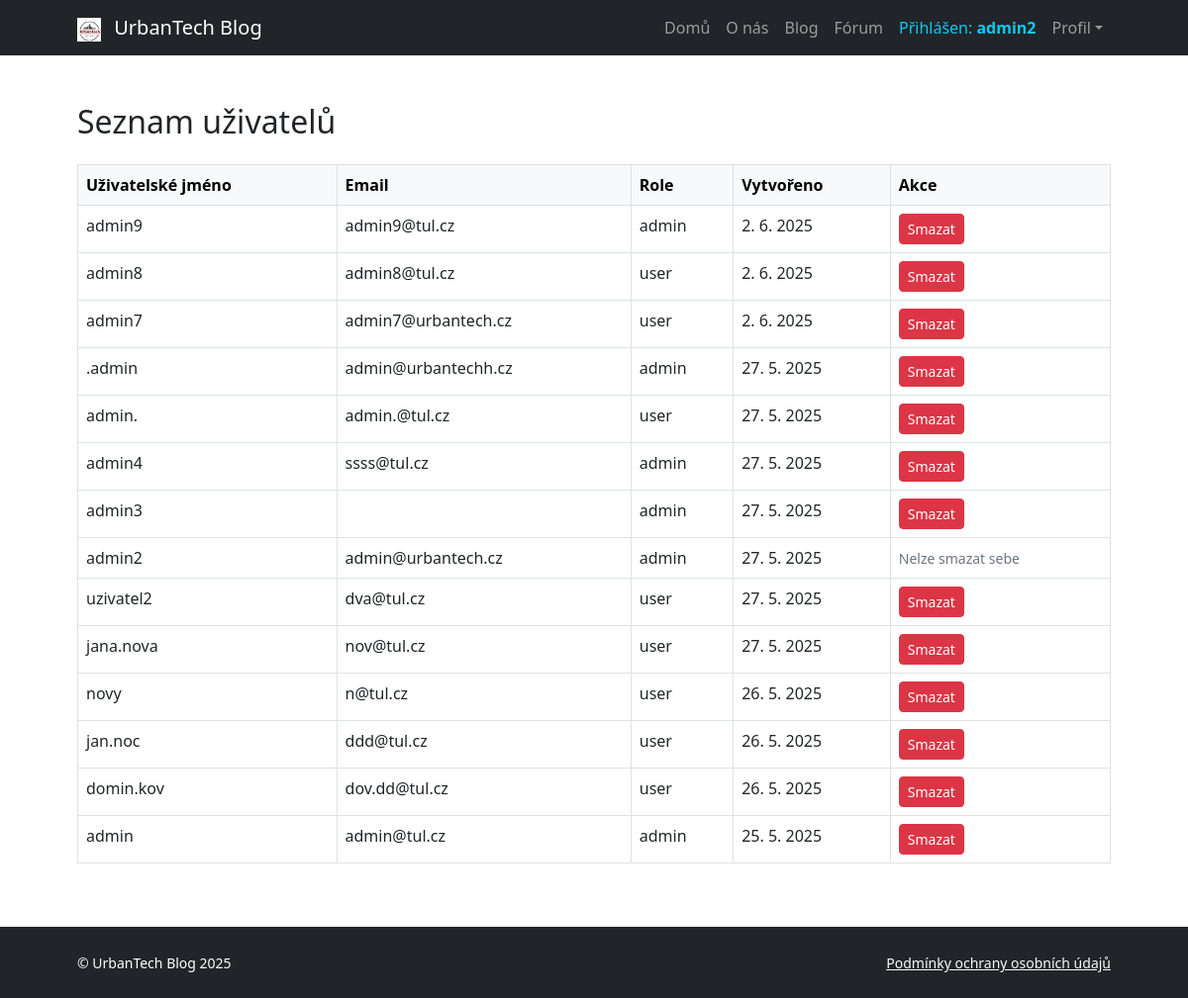
The page /Views/post/user_list.php (signed in) on the database as committed earlier.
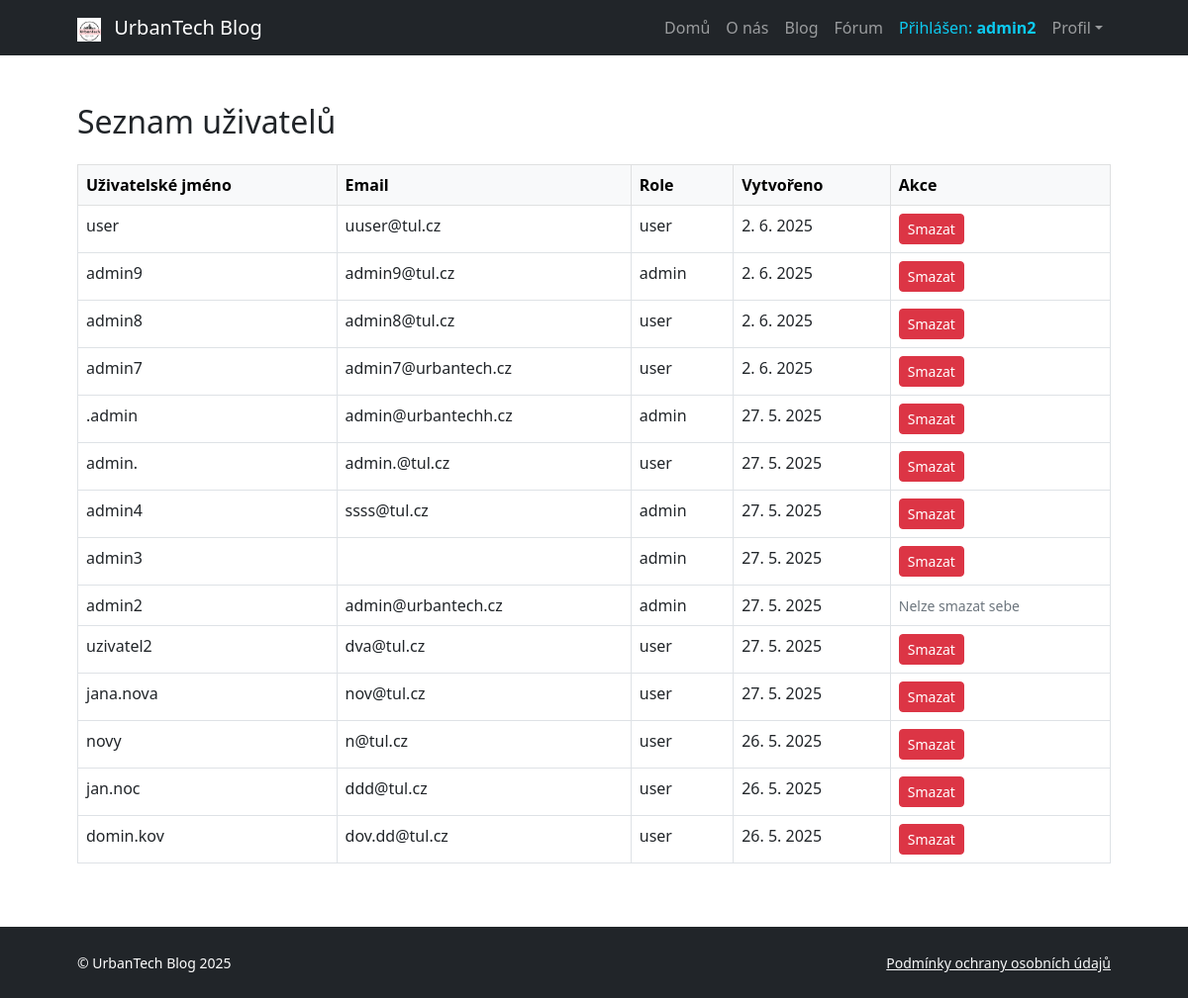
The same page on the database as committed later.
### tables this page shows
CREATE TABLE `blog_users` (
  `id` int(11) NOT NULL,
  `username` varchar(100) NOT NULL,
  `first_name` varchar(100) DEFAULT NULL,
  `last_name` varchar(100) DEFAULT NULL,
  `email` varchar(255) NOT NULL,
  `password` varchar(255) NOT NULL,
  `role` enum('user','admin') DEFAULT 'user',
  `created_at` timestamp NOT NULL DEFAULT current_timestamp()
);

### Views/post/user_list.php (the view, shortened to what this page needs)
<?php
try {
    $pdo = (new Database())->getConnection();
    $stmt = $pdo->query("SELECT id, username, email, role, created_at FROM blog_users ORDER BY created_at DESC");
    $users = $stmt->fetchAll(PDO::FETCH_ASSOC);
} catch (PDOException $e) {
    die("Chyba databáze: " . $e->getMessage());
}
?>
<!DOCTYPE html>
<html lang="cs">
<head>
    <link href="https://cdn.jsdelivr.net/npm/bootstrap@5.3.0/dist/css/bootstrap.min.css" rel="stylesheet">
    <link rel="stylesheet" href="../../css/styles.css">
</head>
<body class="d-flex flex-column">
<main class="flex-shrink-0">
<?php include '../pages/navbar.php'; ?>
    <section class="py-5">
        <div class="container px-5">
            <h2 class="mb-4">Seznam uživatelů</h2>
            <table class="table table-bordered table-hover">
                <thead class="table-light">
                    <tr>
                        <th>Uživatelské jméno</th>
                        <th>Email</th>
                        <th>Role</th>
                        <th>Vytvořeno</th>
                        <th>Akce</th>
                    </tr>
                </thead>
                <tbody>
                    <?php foreach ($users as $user): ?>
                        <tr>
                            <td><?= htmlspecialchars($user['username']) ?></td>
                            <td><?= htmlspecialchars($user['email']) ?></td>
                            <td><?= htmlspecialchars($user['role']) ?></td>
                            <td><?= date('j. n. Y', strtotime($user['created_at'])) ?></td>
                            <td>
                                <?php if ($_SESSION['user_id'] != $user['id']): ?>
                                    <form method="post" action="../../Controllers/delete_user.php" onsubmit="return confirm('Opravdu chcete smazat tohoto uživatele?');">
                                        <button type="submit" class="btn btn-sm btn-danger">Smazat</button>
                                    </form>
                                <?php else: ?>
                                    <span class="text-muted small">Nelze smazat sebe</span>
                                <?php endif; ?>
                            </td>
                        </tr>
                    <?php endforeach; ?>
                </tbody>
            </table>
        </div>
    </section>
</main>
<?php include '../pages/footer.php'; ?>
</body>
</html>

Rows that differ between the two databases and show on the page:
removed blog_users: username "admin", email "admin@tul.cz", role "admin", created_at "25. 5. 2025"
added blog_users: username "user", email "uuser@tul.cz", role "user", created_at "2. 6. 2025"
